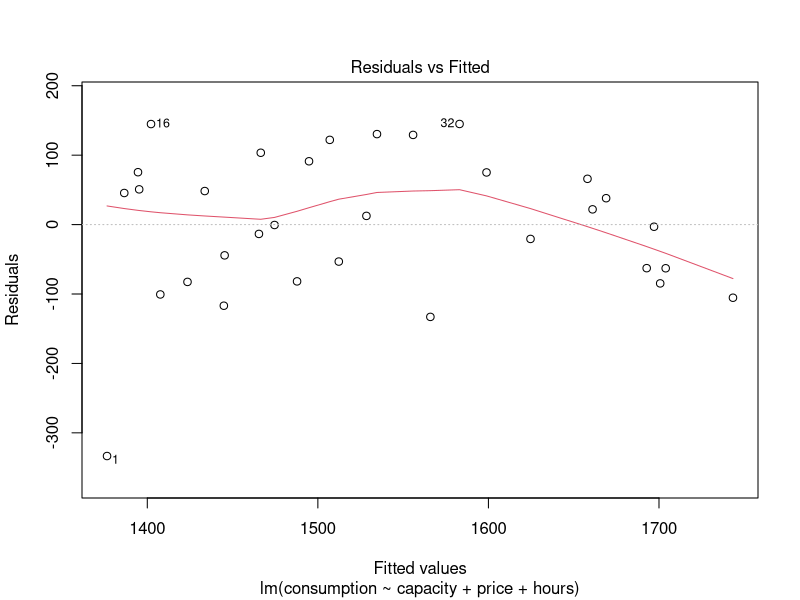
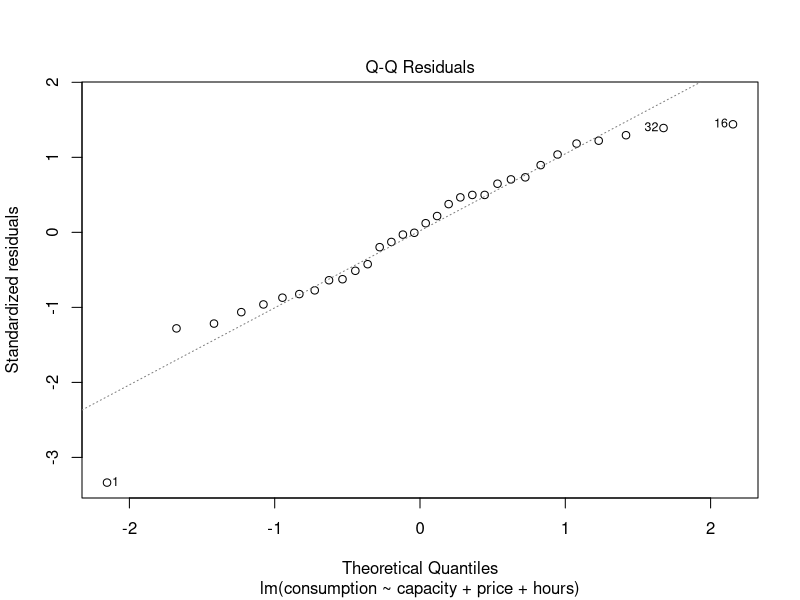
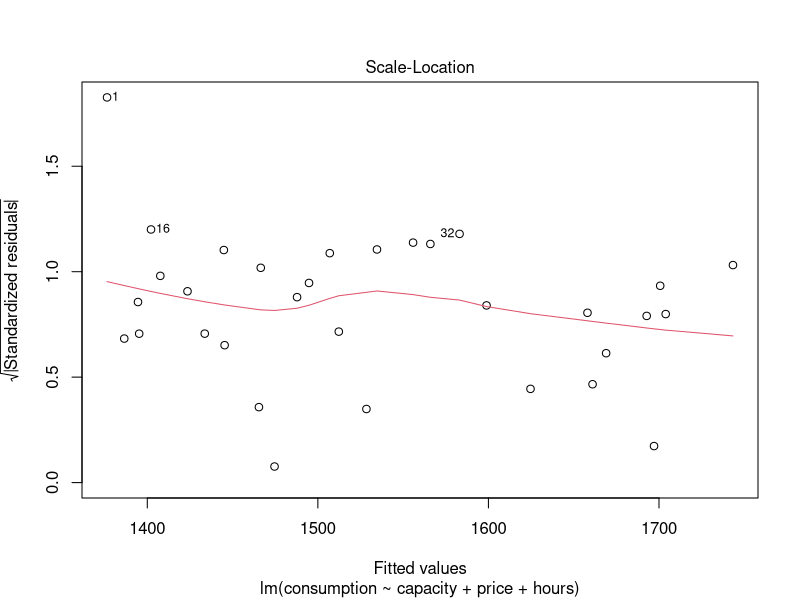
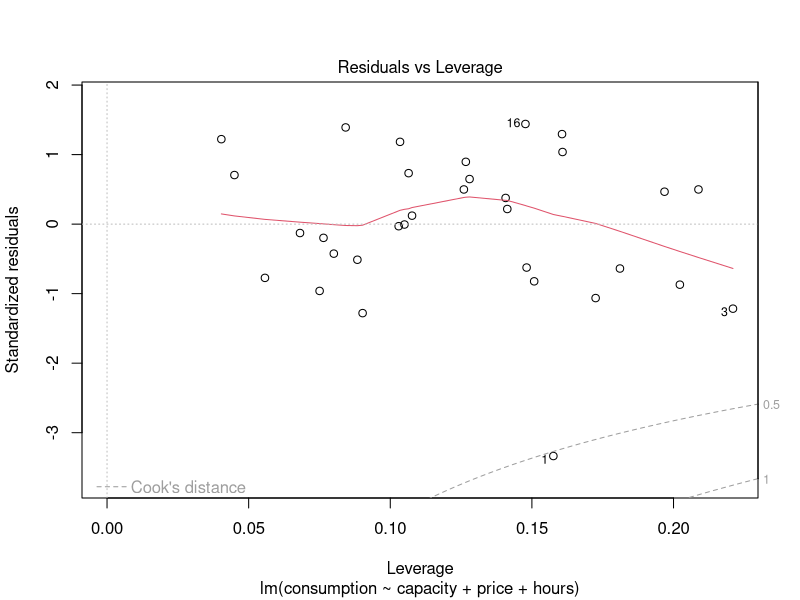

Reproduce these figures in R, in order.
# Set working directory to where csv file is located
setwd("/home/michaeljgrogan/Documents/a_documents/computing/data science/datasets")

# Read the data
mydata<- read.csv("gasoline.csv")
attach(mydata)

df<-data.frame(consumption,capacity,price,hours)
attach(df)

train=head(df,32)
test=head(df,8)

# OLS regression - stock_return (dependent variable) and dividend + earnings + debt_to_equity (independent variables)
reg1 <- lm(consumption ~ capacity + price + hours, data=train)
summary(reg1)

plot(reg1)

#Install car library and regress independent variables
library(car)

#Variance Inflation Factor Test for multicollinearity
vif(reg1)

#Breusch-Pagan Test for Heteroscedasticity
library(lmtest)
bptest(reg1)

test_predict<-as.numeric(predict(reg1,test))
mse=(test_predict-test$consumption)/test$consumption
mse